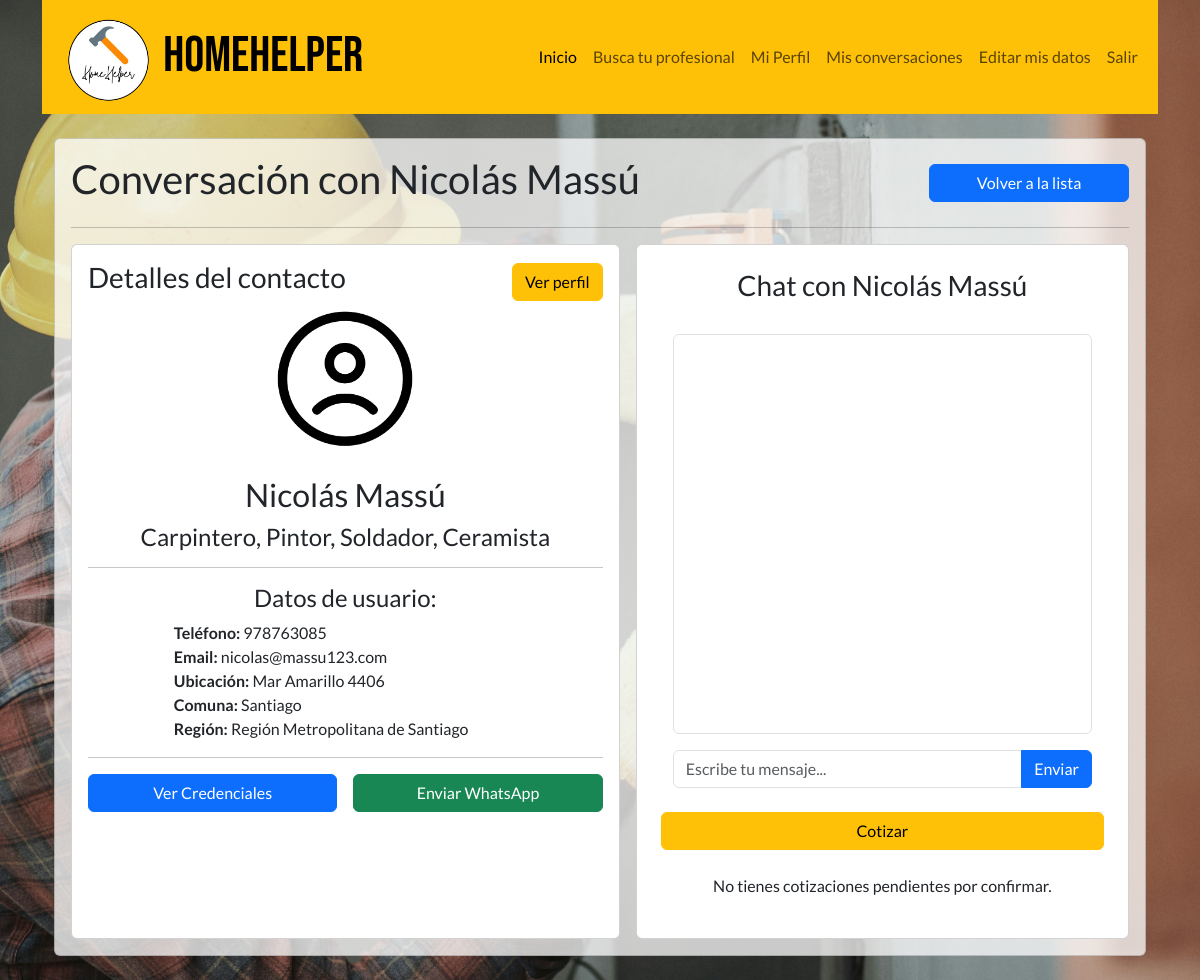
The app's page /chat/2-3/ (signed in) with its own data.
### user/models.py (models this page shows, shortened)
class User(AbstractUser):
    first_name = models.CharField(max_length=30, null=False, blank=False, verbose_name='Nombres')  # Nombre
    last_name = models.CharField(max_length=150, null=False, blank=False, verbose_name='Apellidos')  # Apellido
    location = models.CharField(max_length=60, null=False, blank=False, verbose_name='Dirección')
    telefono = models.CharField(max_length=15, null=False, blank=False, verbose_name='Teléfono')
    rut = models.CharField(max_length=12, unique=True, null=True, blank=True, verbose_name="RUT")
    email = models.EmailField(max_length=254, unique=True, blank=False, null=False, verbose_name='Correo electrónico')  # Correo obligatorio
    region = models.CharField(max_length=50, choices=[(region, region) for region in regiones], blank=False, verbose_name='Región')
    comuna = models.CharField(max_length=50, blank=False, verbose_name='Comuna')

class Speciality(models.Model):
    name = models.CharField(max_length=100, unique=True)

### chat/views.py (the view)
# urls.py: path('<str:room_name>/', views.chat_room, name='chat_room'),
@login_required
def chat_room(request, room_name):
    room = get_object_or_404(ChatRoom, name=room_name)
    if request.user not in room.participants.all():
        return redirect('chat:chat_list')  # Redirigir si no tiene acceso
    messages = room.mensajes.order_by('timestamp')
    other_user = room.participants.exclude(id=request.user.id).first()
    other_user_profile = get_object_or_404(Profile, user=other_user)
    reviews = Review.objects.filter(profile=other_user_profile)
    average_rating = reviews.aggregate(Avg('rating'))['rating__avg']
    average_rating = round(average_rating, 1) if average_rating else 0  # Manejar valores nulos
    pending_quotation = Quotation.objects.filter(sender=other_user, recipient=request.user, is_confirmed=False).first()
    other_user_group = (
        other_user.groups.first().name if other_user.groups.exists() else "Sin grupo"
    )
    return render(request, "chat/chat_room.html", {
        "room": room,
        "messages": messages,
        "other_user": other_user,
        "roomName": room_name,
        "average_rating": average_rating,  # Promedio calculado
        "reviews": reviews,  # Lista de reseñas
        "other_user_group": other_user_group,
        "other_user_profile_picture": other_user_profile.profile_picture.url if other_user_profile.profile_picture else None,
        'pending_quotation': pending_quotation,  # Pasar la cotización pendiente al template
    })

### core/templates/chat/chat_room.html (shortened to what this page needs)
{% extends 'core/base.html' %}
{% block content %}
<div class="container-fluid py-4">
    <div class="card" style="background-color: rgba(255, 255, 255, 0.75);">
        <div class="card-body">
            <div class="d-flex flex-column flex-md-row justify-content-between align-items-center gap-3">
                <h1 class="text-center text-md-start">Conversación con {{ other_user.first_name|title }} {{ other_user.last_name|title }}</h1>
                <a class="btn btn-primary w-100 w-md-auto text-center" href="{% url 'lista' %}" style="max-width: 200px;">Volver a la lista</a>
            </div>
            <hr>
            <div class="d-flex flex-column flex-lg-row gap-3">
                <div class="card flex-fill">
                    <div class="card-body">
                        <div class="d-flex align-items-center justify-content-between" style="gap: 10px;">
                            <h3>Detalles del contacto</h3>
                            <a class="btn btn-warning" href="{% url 'professional_detail' other_user.id %}">
                                Ver perfil
                            </a>
                        </div>
                        <div class="text-center">
                            {% if other_user_profile_picture %}
                                <img src="{{ other_user_profile_picture }}" alt="Foto de Perfil"
                                    class="rounded-circle img-fluid" style="width: 150px; height: 150px; object-fit: cover;">
                            {% else %}
                                <img src="{{ MEDIA_URL }}profile_default.png" alt="Foto Predeterminada"
                                    class="rounded-circle img-fluid" style="width: 100px; height: 100px; object-fit: cover;">
                            {% endif %}
                        </div>
                        <br>
                        <div class="text-center">
                            <h2>{{ other_user.first_name|title }} {{ other_user.last_name|title }}</h2>
                            <h4>
                                {% for specialty in other_user.profile.specialties.all %}
                                    {{ specialty.name }}{% if not forloop.last %}, {% endif %}
                                {% empty %}
                                    Cliente
                                {% endfor %}
                            </h4>
                        </div>
                        <hr>
                        <div class="mx-auto col-md-8 col-12">
                            <h4 class="text-md-center text-start">Datos de usuario:</h4>
                            <ul class="list-unstyled text-start">
                                <li><strong>Teléfono:</strong> {{ other_user.telefono }}</li>
                                <li><strong>Email:</strong> {{ other_user.email }}</li>
                                <li><strong>Ubicación:</strong> {{ other_user.location }}</li>
                                <li><strong>Comuna:</strong> {{ other_user.comuna }}</li>
                                <li><strong>Región:</strong> {{ other_user.region }}</li>
                            </ul>
                        </div>
                        <hr>
                        <div class="d-flex flex-column flex-md-row justify-content-center gap-3">
                            <a href="{% url 'profile_credentials' other_user.id %}" class="btn btn-primary w-100 w-md-auto text-center">Ver Credenciales</a>
                            <a href="https://wa.me/{{ other_user.telefono }}?text=Hola%20{{ other_user.first_name }}%2C%20te%20contacto%20desde%20HomeHelper"
                                target="_blank" class="btn btn-success w-100 w-md-auto text-center">
                                Enviar WhatsApp
                            </a>
                        </div>
                    </div>
                </div>
                <div class="card flex-fill">
                    <div class="card-body p-4">
                        <div class="container">
                            <h3 class="text-center">Chat con {{ other_user.first_name|title }} {{ other_user.last_name|title }}</h3>
                            <br>
                            <div id="chat-log" class="border p-3 rounded" style="height: 400px; overflow-y: scroll;">
                            </div>
                            <form id="chat-form" class="mt-3">
                                <div class="input-group">
                                    <input type="text" id="message-input" name="message" class="form-control" placeholder="Escribe tu mensaje..." required>
                                    <button type="submit" class="btn btn-primary">Enviar</button>
                                </div>
                            </form>
                        </div>
                        <br>
                        <div class="d-flex justify-content-center">
                            <button id="cotizarBtn" class="btn btn-warning w-100 w-md-auto text-center" data-recipient="{{ other_user.id }}">Cotizar</button>
                        </div>
                        <br>
                        <div id="pendingQuotationContainer" class="text-center">
                        </div>
                    </div>
                </div>
            </div>
        </div>
    </div>
</div>
{% endblock %}

### core/templates/core/base.html (shortened to what this page needs)
{% load static %}
<!DOCTYPE html>
<html lang="es">
<head>
    <link href="https://cdn.jsdelivr.net/npm/bootstrap@5.3.3/dist/css/bootstrap.min.css" rel="stylesheet">
    <link rel="stylesheet" href="{% static 'css/styles.css' %}">
</head>
<body class="container-fluid">
    <div class="container">
      <nav class="navbar navbar-expand-lg navbar-light bg-warning">
        <div class="container-fluid">
            {% load static %}
                        <img src="{% static 'img/logo_hh.png' %}" alt="Descripción de la imagen" class="img-fluid" style="max-width: 10%;">
            <a class="navbar-brand" href="{% url 'home' %}" style="font-family: Bebas Neue, sans-serif; font-size: 50px;">HOMEHELPER</a>
            <div class="collapse navbar-collapse">
                <ul class="navbar-nav ms-auto">
                    <li class="nav-item">
                        <a class="nav-link active" aria-current="page" href="{% url 'home' %}">Inicio</a>
                    </li>
                    <li class="nav-item">
                        <a class="nav-link" href="{% url 'lista' %}">Busca tu profesional</a>
                    </li>
                    {% if request.user.is_authenticated %}
                    <li class="nav-item">
                        <a class="nav-link" href="{% url 'verperfil' %}">Mi Perfil</a>
                    </li>
                    <li class="nav-item">
                        <a class="nav-link" href="{% url 'chat:chat_list' %}">Mis conversaciones</a>
                    </li>
                    <li class="nav-item">
                        <a class="nav-link" href="{% url 'perfil' %}">Editar mis datos</a>
                    </li>
                    <li class="nav-item">
                        <a class="nav-link" href="{% url 'exit' %}">Salir</a>
                    </li>
                    {% endif %}
                </ul>
            </div>
        </div>
      </nav>
      {% block content %} {% endblock %}
    </div>
</body>
</html>

### core/static/css/styles.css (style rules this page uses)
* { font-family: Lato, sans-serif; }
body { background-image: url('/static/img/background.jpg'); background-size: cover; background-position: center; background-repeat: no-repeat; color: rgb(255, 255, 255); margin: 0; padding: 0; }

### records on screen
User: first_name "Nicolás", last_name "Massú", telefono "978763085", email "nicolas@massu123.com", location "Mar Amarillo 4406", comuna "Santiago", region "Región Metropolitana de Santiago"
Speciality: name "Carpintero"
Speciality: name "Pintor"
Speciality: name "Soldador"
Speciality: name "Ceramista"
